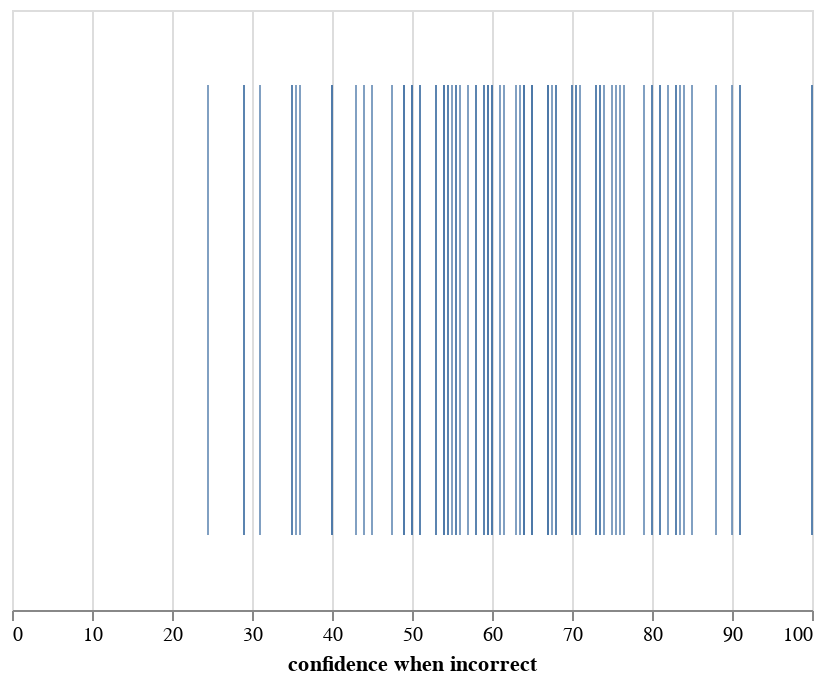

Notebook cell for this chart:
### Markdown cell above
## Altair marks

To specify the marks in an Altair chart, we use syntax like `mark_point()` or `mark_line()` to specify how the marks in the chart should appear. For example, if we wanted to make a strip plot of the confidence when incorrect values, we can use `mark_tick`.

### Code cell
alt.Chart(df
    ).mark_tick(
    ).encode(x='confidence when incorrect:Q')
